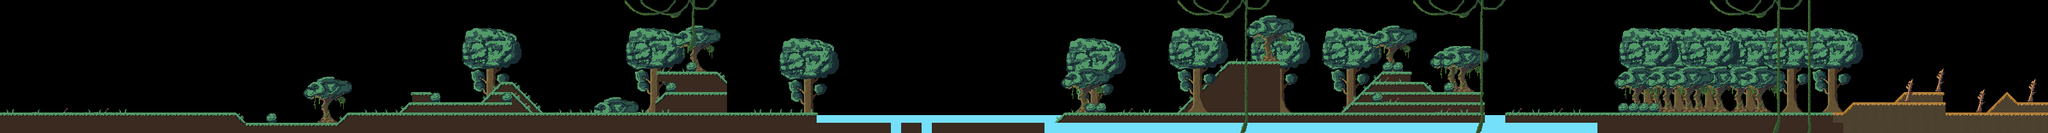

A 2D game scene composited from a Tiled map and its tileset images. What follows is a short description and the map's XML, with each tile layer's data collapsed to a summary:
An orthogonal 200x13 tile map with 16x16 px tiles, 6 tile layers (Tile Layer 6, Tile Layer 5, Tile Layer 2, 1, ...) and 36 objects.

<map version="1.4" tiledversion="1.4.2" orientation="orthogonal" renderorder="right-down" width="200" height="13" tilewidth="16" tileheight="16" infinite="0" nextlayerid="15" nextobjectid="62">
 <tileset firstgid="1" name="tile set vol1" tilewidth="16" tileheight="16" tilecount="242" columns="22">
  <image source="tile set/tile set vol1.png" width="352" height="176" />
 </tileset>
 <layer id="13" name="Tile Layer 6" width="200" height="13">
  <data>[2600 cells, 108 non-empty, 54 distinct tile ids]</data>
 </layer>
 <layer id="12" name="Tile Layer 5" width="200" height="13">
  <data>[2600 cells, 486 non-empty, 54 distinct tile ids]</data>
 </layer>
 <layer id="3" name="Tile Layer 2" width="200" height="13">
  <data>[2600 cells, 251 non-empty, 90 distinct tile ids]</data>
 </layer>
 <layer id="1" name="1" width="200" height="13">
  <data>[2600 cells, 660 non-empty, 56 distinct tile ids]</data>
 </layer>
 <layer id="4" name="Tile Layer 3" width="200" height="13">
  <data>[2600 cells, 292 non-empty, 95 distinct tile ids]</data>
 </layer>
 <layer id="5" name="Tile Layer 4" width="200" height="13">
  <data>[2600 cells, 322 non-empty, 146 distinct tile ids]</data>
 </layer>
 <objectgroup id="11" name="water">
  <object id="53" x="1275.25" y="179.25" width="372.5" height="11.75" />
  <object id="54" x="1392" y="191.5" width="16.5" height="15.75" />
  <object id="55" x="1440.5" y="192.75" width="16" height="14.5" />
  <object id="56" x="2319.5" y="180.5" width="32.5" height="27" />
 </objectgroup>
 <objectgroup id="6" name="Object Layer 1">
  <object id="2" x="0.666667" y="176.333" width="368.333" height="31.3333" />
  <object id="3" x="369.417" y="176.917">
   <polygon points="0,0 15.6667,14.3333 0,14.6667" />
  </object>
  <object id="16" x="369.25" y="191.917" width="160.333" height="16.3333" />
  <object id="17" x="529" y="192.667">
   <polygon points="0,0 14.4167,-15.5833 13.8032,-0.299679" />
  </object>
  <object id="20" x="543.5" y="176" width="732.364" height="16" />
  <object id="23" x="1275.82" y="191.818" width="115.636" height="16" />
  <object id="24" x="1408.18" y="192" width="31.8182" height="15.8182" />
  <object id="25" x="1455.82" y="192.545" width="176.091" height="15.4545" />
  <object id="27" x="1664" y="176.545" width="655.318" height="15.0909" />
  <object id="31" x="2352" y="175.75" width="527.75" height="17" />
  <object id="32" x="2895.75" y="160.25" width="144.25" height="17.25" />
  <object id="33" x="3039.5" y="177" width="160.5" height="17.25" />
  <object id="34" x="1663.5" y="176.75">
   <polygon points="0,0 -14,14.5 0.25,14.5" />
  </object>
  <object id="49" x="2894.75" y="160">
   <polygon points="0,0 -15.25,15.75 0.75,15.75" />
  </object>
 </objectgroup>
 <objectgroup id="10" name="campfire">
  <object id="51" x="719.75" y="143" width="15.5" height="16.5" />
  <object id="52" x="1919.5" y="80" width="17" height="16.25" />
 </objectgroup>
 <objectgroup id="7" name="2 floors">
  <object id="35" x="643.75" y="159.75">
   <polygon points="0,0 -20,16.25 0.75,15.5" />
  </object>
  <object id="36" x="644" y="159.5" width="155.5" height="16.25" />
  <object id="37" x="1021" y="143.5" width="115" height="32.25" />
  <object id="38" x="2112" y="160.25" width="207.75" height="16" />
  <object id="39" x="2975.5" y="144" width="60.5" height="15.75" />
  <object id="40" x="2975.5" y="144">
   <polygon points="0,0 -16.25,16.5 -0.75,15.75" />
  </object>
  <object id="41" x="3104.5" y="175.25">
   <polygon points="0,0 30.75,-31.75 47.5,-15.75 94.75,-15.75 95.75,-0.25" />
  </object>
  <object id="42" x="1840.5" y="175.5">
   <polygon points="0,0 79,-79.25 159,-79.5 159.25,0.5" />
  </object>
  <object id="46" x="2111.25" y="160.25">
   <polygon points="0,0 -16.25,16.25 0.25,15.75" />
  </object>
 </objectgroup>
 <objectgroup id="8" name="3rd floor">
  <object id="43" x="754.25" y="158.75">
   <polygon points="0,0 13.5,-14 45.75,-15 77.75,17 -2,17" />
  </object>
  <object id="44" x="1028.25" y="142.5">
   <polygon points="0,0 15,-30.75 91.5,-30.75 107.25,-15.5 108,32.75 -4,33" />
  </object>
  <object id="45" x="2112.75" y="159.25">
   <polygon points="0,0 14.75,-16.25 204,-15.75 203,0.5" />
  </object>
 </objectgroup>
 <objectgroup id="9" name="4th flor">
  <object id="47" x="768.5" y="143">
   <polygon points="0,0 15.25,-15.25 31.25,-15.5 78.5,32.25 -10,32.75" />
  </object>
  <object id="48" x="2128.25" y="143">
   <polygon points="0,0 15.75,-15.5 96.75,-14.75 113.75,0.25" />
  </object>
 </objectgroup>
 <objectgroup id="14" name="ScreenEdge">
  <object id="60" x="0" y="0" height="208" />
  <object id="61" x="3200" y="0" height="208" />
 </objectgroup>
</map>